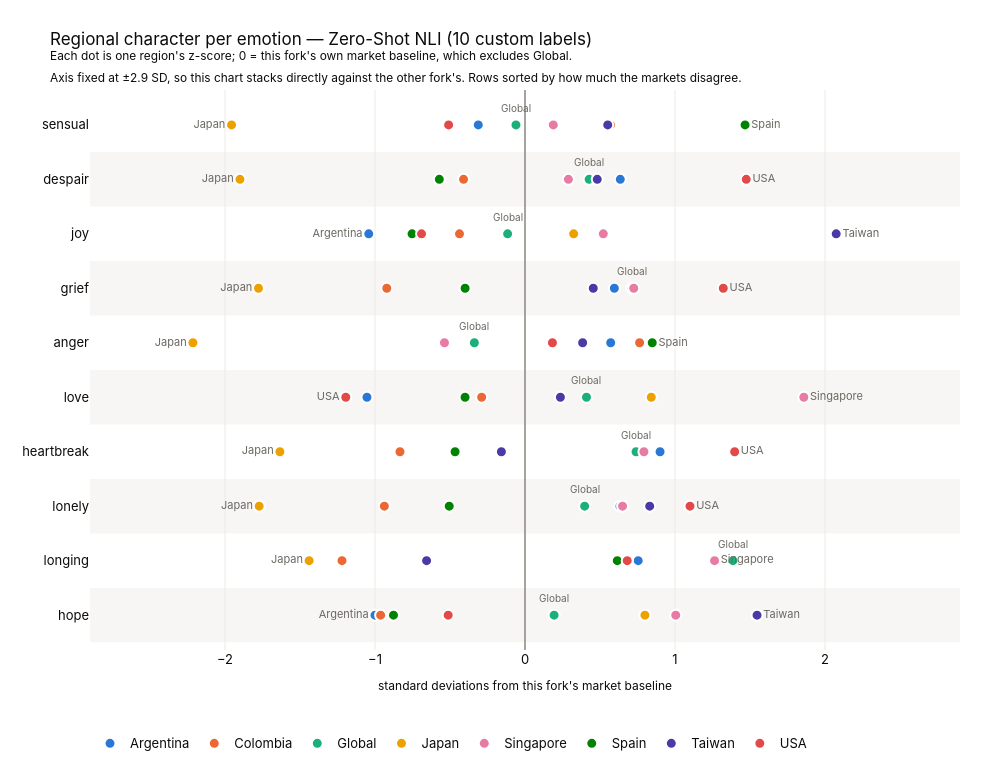

The notebook cell saved with this chart:
### Markdown cell above
### 4b. The same z-scores, read by position

The grid above is a fine overview, but colour cannot be decoded to ±0.3
precision — its values are only readable because they're printed into the cells.
Here the identical matrix is encoded by **position** against a shared zero line:
one row per emotion, one dot per region, with colour carrying region *identity*
(the same fixed hues as every other chart in this notebook) instead of magnitude.

Two things this shows that the heatmap hides:

- **Row width is the finding.** z is standardised *across markets within an
  emotion*, so the market dots in every row centre on zero by construction — that
  balance carries no information, but the spread does. A wide row is an emotion
  the markets genuinely split on; a tight row is one they broadly agree about.
  Rows are sorted by that width.
- **Ordering within a row** is read straight off the axis rather than inferred
  from two similar shades.

Both this chart and § 4 above are pinned to a fixed `Z_LIM` shared with the
sibling notebook, so the two forks' versions can be put side by side and read as
one scale.

Three regions are labelled per row: the **low** and **high** market poles, and
**`Global`**, the held-out reference. Global is drawn above its dot rather than
beside it, because it lands mid-row where the horizontal space is already taken.
Note that the poles and the row sort are computed over the markets only — Global
is charted and labelled but never defines the spread, for the same reason it is
kept out of the baseline. The remaining regions are in the legend, the hover, and
the table underneath.

### Code cell
# Rows ordered by how much the *markets* disagree — the widest row goes on top.
# REF_REGION is excluded here for the same reason it is excluded from the
# baseline: it is a reference, so it should not define the spread it is read against.
spread = (z.loc[baseline_regions].max() - z.loc[baseline_regions].min()).sort_values()
row_order = spread.index.tolist()

fig = go.Figure()

# Alternating row bands, so an eye tracking a row left→right doesn't slip off it.
for i in range(0, len(row_order), 2):
    fig.add_shape(type="rect", xref="paper", yref="y", x0=0, x1=1,
                  y0=i - 0.5, y1=i + 0.5, fillcolor="#f7f6f4",
                  line_width=0, layer="below")

for region in regions:
    fig.add_trace(go.Scatter(
        x=z.loc[region, row_order].values,
        y=row_order,
        mode="markers",
        name=region,
        # 2px surface ring, not a border: it keeps overlapping dots countable.
        marker=dict(size=11, color=REGION_COLOR[region],
                    line=dict(width=2, color="white")),
        hovertemplate=f"<b>{region}</b> · %{{y}}<br>%{{x:+.2f}} SD<extra></extra>",
    ))

# Three direct labels per row — the two market poles and the reference region.
# Everyone else is carried by the legend, the hover and the table below; a label
# on all eight would be unreadable.
lo = z.loc[baseline_regions, row_order].idxmin()
hi = z.loc[baseline_regions, row_order].idxmax()

# Poles: outside the dot, on the side the dot points to, so they never sit on data.
fig.add_trace(go.Scatter(
    x=[z.loc[lo[e], e] for e in row_order] + [z.loc[hi[e], e] for e in row_order],
    y=row_order + row_order,
    mode="text",
    text=[lo[e] + "  " for e in row_order] + ["  " + hi[e] for e in row_order],
    textposition=["middle left"] * len(row_order) + ["middle right"] * len(row_order),
    textfont=dict(size=11, color="#6b6862"),
    showlegend=False, hoverinfo="skip", cliponaxis=False,
))

# Reference region: its own lane above the dots, as annotations rather than
# scatter text. Scatter's "top center" offsets by only the marker radius, so
# where the reference sits on top of a pole the two labels collide; a fixed
# pixel yshift clears the pole labels in every row regardless of the values.
if REF_REGION:
    for e in row_order:
        fig.add_annotation(
            x=z.loc[REF_REGION, e], y=e, text=REF_REGION,
            showarrow=False, yshift=17, xanchor="center",
            font=dict(size=10, color="#6b6862"),
        )

fig.update_layout(
    title=f"Regional character per emotion — {LABEL}<br>"
          f"<sup>Each dot is one region's z-score; 0 = this fork's own market baseline"
          + (f", which excludes {REF_REGION}.<br>" if REF_REGION else ".<br>")
          + f"Axis fixed at ±{Z_LIM} SD, so this chart stacks directly against the other fork's. "
            f"Rows sorted by how much the markets disagree.</sup>",
    # The zero rule is the axis zeroline, not an added shape: a shape at x=0 draws
    # alongside the x=0 gridline and renders as a doubled line.
    xaxis=dict(range=[-Z_LIM, Z_LIM], gridcolor="#eceae5", dtick=1,
               zeroline=True, zerolinecolor="#8a8681", zerolinewidth=1.5,
               title=dict(text="standard deviations from this fork's market baseline",
                          font=dict(size=12))),
    yaxis=dict(categoryorder="array", categoryarray=row_order,
               showgrid=False, title=None),
    height=56 * len(row_order) + 210, width=1000,
    legend=dict(orientation="h", y=-0.14, title=None),
    **LAYOUT,
)
fig.show()

# Table twin: the three labelled values per row, plus the width the chart sorts on.
display(
    pd.DataFrame({
        "market spread (SD)": spread,
        "lowest": lo,
        "lowest z": [z.loc[lo[e], e] for e in row_order],
        "highest": hi,
        "highest z": [z.loc[hi[e], e] for e in row_order],
        f"{REF_REGION} z": [z.loc[REF_REGION, e] for e in row_order]
                           if REF_REGION else None,
    }).sort_values("market spread (SD)", ascending=False).round(2)
)

### Figure 1 — Plotly figure (JSON) as saved in the notebook; plotly's stock layout.template omitted (floating-point values rounded to 4 significant figures)
{"data": [{"hovertemplate": "<b>Argentina</b> · %{y}<br>%{x:+.2f} SD<extra></extra>", "marker": {"color": "#2a78d6", "line": {"color": "white", "width": 2}, "size": 11}, "mode": "markers", "name": "Argentina", "type": "scatter", "x": [-1.0, 0.7547, 0.6331, 0.9004, -1.054, 0.5714, 0.5957, -1.042, 0.6352, -0.3115], "y": ["hope", "longing", "lonely", "heartbreak", "love", "anger", "grief", "joy", "despair", "sensual"]}, {"hovertemplate": "<b>Colombia</b> · %{y}<br>%{x:+.2f} SD<extra></extra>", "marker": {"color": "#eb6834", "line": {"color": "white", "width": 2}, "size": 11}, "mode": "markers", "name": "Colombia", "type": "scatter", "x": [-0.9624, -1.22, -0.9376, -0.8335, -0.289, 0.764, -0.9216, -0.4366, -0.4097, 0.5696], "y": ["hope", "longing", "lonely", "heartbreak", "love", "anger", "grief", "joy", "despair", "sensual"]}, {"hovertemplate": "<b>Global</b> · %{y}<br>%{x:+.2f} SD<extra></extra>", "marker": {"color": "#1baf7a", "line": {"color": "white", "width": 2}, "size": 11}, "mode": "markers", "name": "Global", "type": "scatter", "x": [0.194, 1.387, 0.3977, 0.7403, 0.41, -0.3376, 0.7139, -0.1158, 0.4275, -0.06019], "y": ["hope", "longing", "lonely", "heartbreak", "love", "anger", "grief", "joy", "despair", "sensual"]}, {"hovertemplate": "<b>Japan</b> · %{y}<br>%{x:+.2f} SD<extra></extra>", "marker": {"color": "#eda100", "line": {"color": "white", "width": 2}, "size": 11}, "mode": "markers", "name": "Japan", "type": "scatter", "x": [0.7996, -1.439, -1.772, -1.634, 0.8419, -2.214, -1.777, 0.3244, -1.9, -1.956], "y": ["hope", "longing", "lonely", "heartbreak", "love", "anger", "grief", "joy", "despair", "sensual"]}, {"hovertemplate": "<b>Singapore</b> · %{y}<br>%{x:+.2f} SD<extra></extra>", "marker": {"color": "#e87ba4", "line": {"color": "white", "width": 2}, "size": 11}, "mode": "markers", "name": "Singapore", "type": "scatter", "x": [1.005, 1.264, 0.6504, 0.7927, 1.859, -0.5368, 0.7249, 0.522, 0.2893, 0.1885], "y": ["hope", "longing", "lonely", "heartbreak", "love", "anger", "grief", "joy", "despair", "sensual"]}, {"hovertemplate": "<b>Spain</b> · %{y}<br>%{x:+.2f} SD<extra></extra>", "marker": {"color": "#008300", "line": {"color": "white", "width": 2}, "size": 11}, "mode": "markers", "name": "Spain", "type": "scatter", "x": [-0.8768, 0.6154, -0.5051, -0.4661, -0.3996, 0.8482, -0.3993, -0.753, -0.5712, 1.467], "y": ["hope", "longing", "lonely", "heartbreak", "love", "anger", "grief", "joy", "despair", "sensual"]}, {"hovertemplate": "<b>Taiwan</b> · %{y}<br>%{x:+.2f} SD<extra></extra>", "marker": {"color": "#4a3aa7", "line": {"color": "white", "width": 2}, "size": 11}, "mode": "markers", "name": "Taiwan", "type": "scatter", "x": [1.547, -0.6561, 0.8314, -0.1574, 0.236, 0.3843, 0.4551, 2.075, 0.4816, 0.5517], "y": ["hope", "longing", "lonely", "heartbreak", "love", "anger", "grief", "joy", "despair", "sensual"]}, {"hovertemplate": "<b>USA</b> · %{y}<br>%{x:+.2f} SD<extra></extra>", "marker": {"color": "#e34948", "line": {"color": "white", "width": 2}, "size": 11}, "mode": "markers", "name": "USA", "type": "scatter", "x": [-0.5122, 0.6815, 1.1, 1.398, -1.195, 0.1828, 1.322, -0.6898, 1.475, -0.5092], "y": ["hope", "longing", "lonely", "heartbreak", "love", "anger", "grief", "joy", "despair", "sensual"]}, {"cliponaxis": false, "hoverinfo": "skip", "mode": "text", "showlegend": false, "text": ["Argentina  ", "Japan  ", "Japan  ", "Japan  ", "USA  ", "Japan  ", "Japan  ", "Argentina  ", "Japan  ", "Japan  ", "  Taiwan", "  Singapore", "  USA", "  USA", "  Singapore", "  Spain", "  USA", "  Taiwan", "  USA", "  Spain"], "textfont": {"color": "#6b6862", "size": 11}, "textposition": ["middle left", "middle left", "middle left", "middle left", "middle left", "middle left", "middle left", "middle left", "middle left", "middle left", "middle right", "middle right", "middle right", "middle right", "middle right", "middle right", "middle right", "middle right", "middle right", "middle right"], "type": "scatter", "x": [-1.0, -1.439, -1.772, -1.634, -1.195, -2.214, -1.777, -1.042, -1.9, -1.956, 1.547, 1.264, 1.1, 1.398, 1.859, 0.8482, 1.322, 2.075, 1.475, 1.467], "y": ["hope", "longing", "lonely", "heartbreak", "love", "anger", "grief", "joy", "despair", "sensual", "hope", "longing", "lonely", "heartbreak", "love", "anger", "grief", "joy", "despair", "sensual"]}], "layout": {"annotations": [{"font": {"color": "#6b6862", "size": 10}, "showarrow": false, "text": "Global", "x": 0.194, "xanchor": "center", "y": "hope", "yshift": 17}, {"font": {"color": "#6b6862", "size": 10}, "showarrow": false, "text": "Global", "x": 1.387, "xanchor": "center", "y": "longing", "yshift": 17}, {"font": {"color": "#6b6862", "size": 10}, "showarrow": false, "text": "Global", "x": 0.3977, "xanchor": "center", "y": "lonely", "yshift": 17}, {"font": {"color": "#6b6862", "size": 10}, "showarrow": false, "text": "Global", "x": 0.7403, "xanchor": "center", "y": "heartbreak", "yshift": 17}, {"font": {"color": "#6b6862", "size": 10}, "showarrow": false, "text": "Global", "x": 0.41, "xanchor": "center", "y": "love", "yshift": 17}, {"font": {"color": "#6b6862", "size": 10}, "showarrow": false, "text": "Global", "x": -0.3376, "xanchor": "center", "y": "anger", "yshift": 17}, {"font": {"color": "#6b6862", "size": 10}, "showarrow": false, "text": "Global", "x": 0.7139, "xanchor": "center", "y": "grief", "yshift": 17}, {"font": {"color": "#6b6862", "size": 10}, "showarrow": false, "text": "Global", "x": -0.1158, "xanchor": "center", "y": "joy", "yshift": 17}, {"font": {"color": "#6b6862", "size": 10}, "showarrow": false, "text": "Global", "x": 0.4275, "xanchor": "center", "y": "despair", "yshift": 17}, {"font": {"color": "#6b6862", "size": 10}, "showarrow": false, "text": "Global", "x": -0.06019, "xanchor": "center", "y": "sensual", "yshift": 17}], "font": {"color": "#0b0b0b", "family": "Inter, -apple-system, Helvetica, sans-serif", "size": 13}, "height": 770, "legend": {"orientation": "h", "title": {}, "y": -0.14}, "margin": {"b": 70, "l": 90, "r": 40, "t": 90}, "shapes": [{"fillcolor": "#f7f6f4", "layer": "below", "line": {"width": 0}, "type": "rect", "x0": 0, "x1": 1, "xref": "paper", "y0": -0.5, "y1": 0.5, "yref": "y"}, {"fillcolor": "#f7f6f4", "layer": "below", "line": {"width": 0}, "type": "rect", "x0": 0, "x1": 1, "xref": "paper", "y0": 1.5, "y1": 2.5, "yref": "y"}, {"fillcolor": "#f7f6f4", "layer": "below", "line": {"width": 0}, "type": "rect", "x0": 0, "x1": 1, "xref": "paper", "y0": 3.5, "y1": 4.5, "yref": "y"}, {"fillcolor": "#f7f6f4", "layer": "below", "line": {"width": 0}, "type": "rect", "x0": 0, "x1": 1, "xref": "paper", "y0": 5.5, "y1": 6.5, "yref": "y"}, {"fillcolor": "#f7f6f4", "layer": "below", "line": {"width": 0}, "type": "rect", "x0": 0, "x1": 1, "xref": "paper", "y0": 7.5, "y1": 8.5, "yref": "y"}], "title": {"font": {"size": 17}, "text": "Regional character per emotion — Zero-Shot NLI (10 custom labels)<br><sup>Each dot is one region's z-score; 0 = this fork's own market baseline, which excludes Global.<br>Axis fixed at ±2.9 SD, so this chart stacks directly against the other fork's. Rows sorted by how much the markets disagree.</sup>"}, "width": 1000, "xaxis": {"dtick": 1, "gridcolor": "#eceae5", "range": [-2.9, 2.9], "title": {"font": {"size": 12}, "text": "standard deviations from this fork's market baseline"}, "zeroline": true, "zerolinecolor": "#8a8681", "zerolinewidth": 1.5}, "yaxis": {"categoryarray": ["hope", "longing", "lonely", "heartbreak", "love", "anger", "grief", "joy", "despair", "sensual"], "categoryorder": "array", "showgrid": false, "title": {}}}}
